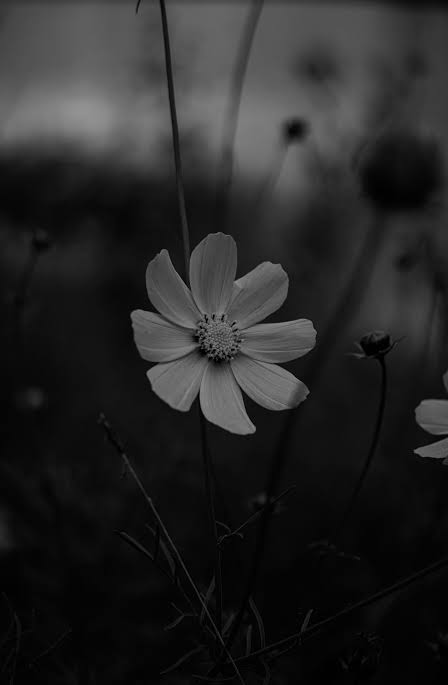
#> input picture Week2/img/dark_flower.jpg, 448 x 685 px
$ python 2e.py
#> lines starting #> are read from the running program, lines starting #| are printed output that depends on the picture
# 3e) Histogram matching:
# Implement a function that will make a mapping between intensity values of histogram A into histogram B.
# Attach the function into your report.
# Make histogram matching for dark_flower.jpg using histogram of flower.jpg.
# Attach the code, both original pictures, and the resulting picture into your report.

from PIL import Image
import numpy as np
import matplotlib.pyplot as plt

def make_histogram(pixels):
    gray = pixels[:, :, 0]
    counts, bin_edges = np.histogram(gray, bins=256, range=(0, 256))
    return counts

def make_cdf(counts):
    cdf = np.cumsum(counts)
    return cdf

def make_mapping(cdf_a, cdf_b):
    mapping = np.zeros(256, dtype='uint8')
    for v in range(256):
        diff = np.abs(cdf_b - cdf_a[v])
        mapping[v] = np.argmin(diff)
    return mapping

def apply_mapping(pixels, mapping):
    gray = pixels[:, :, 0]
    matched_gray = mapping[gray]
    matched = np.stack([matched_gray, matched_gray, matched_gray], axis=2)
    return matched


dark_picture = Image.open("img/dark_flower.jpg")
#> dark_picture is the input picture: PIL image 448x685 RGB; min 0, max 147, mean 38.2
dark_pixels = np.array(dark_picture)

flower_picture = Image.open("img/flower.jpg")
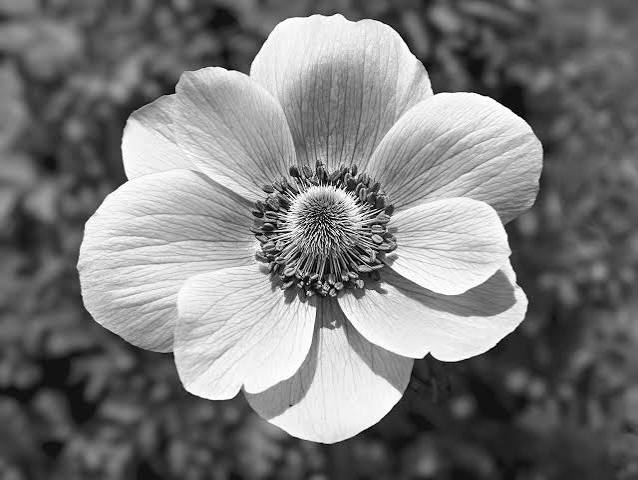
#> input picture Week2/img/flower.jpg, 638 x 480 px
#> flower_picture is the input picture: PIL image 638x480 RGB; min 0, max 255, mean 122.8
flower_pixels = np.array(flower_picture)

# Build histograms and CDFs
counts_dark = make_histogram(dark_pixels)
#> in make_histogram, `counts, bin_edges = np.histogram(gray, bins=256, range=(0, 256))`: counts = 256 values, max 16295 at index 4, min 0 at index 148, mean 1198.8; bin_edges = 257 values from 0 to 256
#> counts_dark has the same summary as counts in make_histogram
cdf_dark = make_cdf(counts_dark)
#> in make_cdf, `cdf = np.cumsum(counts)`: cdf = 256 values from 941 to 306880
#> cdf_dark = 256 values from 941 to 306880

counts_flower = make_histogram(flower_pixels)
#> counts_flower = 256 values, max 2489 at index 87, min 35 at index 2, mean 1196.2
cdf_flower = make_cdf(counts_flower)
#> cdf_flower = 256 values from 500 to 306240

mapping = make_mapping(cdf_dark, cdf_flower)
#> after the loop in make_mapping, `for v in range(256):`: mapping = 256 values from 8 to 255
#> mapping = 256 values from 8 to 255

matched_pixels = apply_mapping(dark_pixels, mapping)
#> in apply_mapping, `matched_gray = mapping[gray]`:
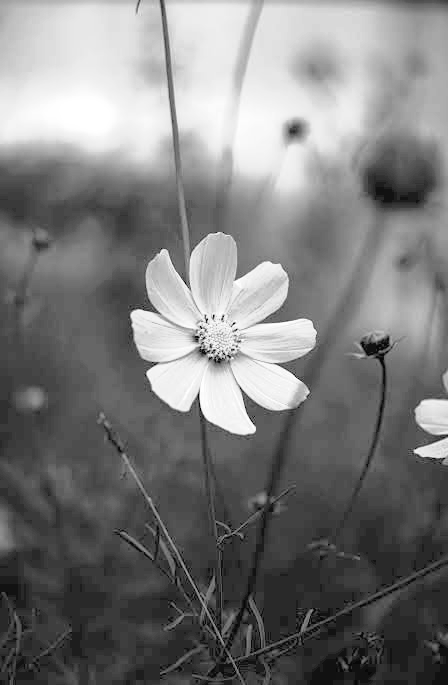
#> matched_gray: shape (685, 448); min 8, max 255, mean 124.2

matched_image = Image.fromarray(matched_pixels)
matched_image.save("dark_flower_matched.jpg")

plt.figure(figsize=(15, 5))

plt.subplot(1, 3, 1)
plt.imshow(dark_pixels, cmap='gray')
plt.title("dark_flower.jpg (original)")

plt.subplot(1, 3, 2)
plt.imshow(flower_pixels, cmap='gray')
plt.title("flower.jpg (reference)")

plt.subplot(1, 3, 3)
plt.imshow(matched_pixels, cmap='gray')
plt.title("dark_flower.jpg (matched)")

plt.savefig("histogram_matching_result.png")
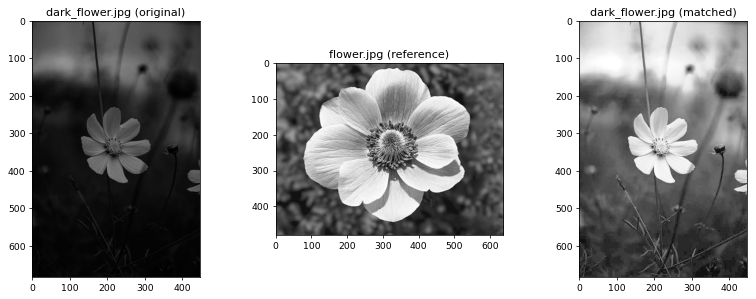
#> figure drawn by matplotlib, 3 panels
plt.show()
